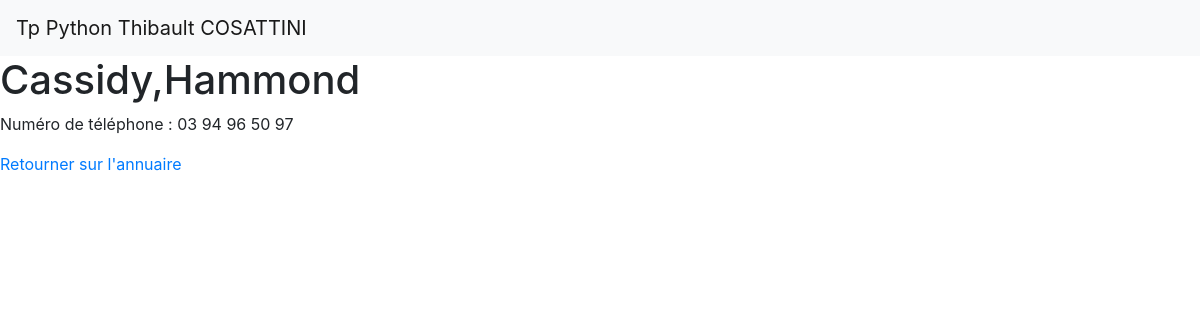
The page /annuaire/contact?prenom=Hammond&nom=Cassidy on the database its author committed.
### annuaire/models.py (models this page shows)
class Contact (models.Model):
   nom = models.CharField(max_length=50, blank=False, null=False)
   prenom = models.CharField(max_length=50, blank=True, null=True)
   telephone = models.CharField(max_length=15, blank=False, null=False)
   entreprise = models.BooleanField( blank=False, null=False, default=False)

### annuaire/views.py (the view)
# urls.py: path('/contact', views.contact, name='annuaireContact')
def contact (request):
  nom = request.GET.get('nom')
  prenom = request.GET.get('prenom')
  return render (request, "annuaire/contact.html", {"contact": findContact(contactsDb, nom,prenom)})

### annuaire/views.py (called while the page is built)
def findContact (contacts, nom,prenom):
  for contact in contacts:
      if isinstance(contact,Contact):
        if contact.nom == nom and contact.prenom == prenom :
          return contact
      elif isinstance(contact,dict):
        if contact["nom"] == nom and contact["prenom"] == prenom :
          return contact

### annuaire/templates/annuaire/contact.html (shortened to what this page needs)
{% include "accueil/navbar.html" %}
<!DOCTYPE html>
<html lang="en">
  <head>
  </head>
  <body>
    <detailparticulier>
      <h1>{{contact.nom}},{{contact.prenom}}</h1>
      <p>Numéro de téléphone : {{contact.telephone}}</p>
    </detailparticulier>
    {% if contact.entreprise == 1 %}
    <a href="/annuaire/entreprise"> Retourner sur l'annuaire </a>
    {% else %}
    <a href="/annuaire/particulier"> Retourner sur l'annuaire </a>
    {% endif %}
  </body>
</html>

### rows shown on the page
Contact: nom "Cassidy", prenom "Hammond", telephone "03 94 96 50 97"
